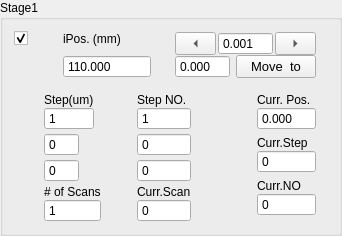
             <widget class="QGroupBox" name="stage1Group">
              <property name="sizePolicy">
               <sizepolicy hsizetype="Expanding" vsizetype="Expanding">
                <horstretch>0</horstretch>
                <verstretch>0</verstretch>
               </sizepolicy>
              </property>
              <property name="title">
               <string>Stage1</string>
              </property>
              <layout class="QFormLayout" name="formLayout_3">
               <property name="topMargin">
                <number>3</number>
               </property>
               <item row="0" column="0" colspan="2">
                <layout class="QHBoxLayout" name="horizontalLayout_2" stretch="1,3,0">
                 <property name="spacing">
                  <number>0</number>
                 </property>
                 <item>
                  <layout class="QVBoxLayout" name="verticalLayout_68">
                   <item>
                    <widget class="QCheckBox" name="activeStage1">
                     <property name="sizePolicy">
                      <sizepolicy hsizetype="Expanding" vsizetype="Fixed">
                       <horstretch>0</horstretch>
                       <verstretch>0</verstretch>
                      </sizepolicy>
                     </property>
                     <property name="toolTip">
                      <string>Active Instrument?</string>
                     </property>
                     <property name="text">
                      <string/>
                     </property>
                     <property name="checked">
                      <bool>true</bool>
                     </property>
                     <property name="mytype" stdset="0">
                      <string>checkbox</string>
                     </property>
                    </widget>
                   </item>
                   <item>
                    <widget class="LedIndicator" name="stage1Led" native="true">
                     <property name="sizePolicy">
                      <sizepolicy hsizetype="Fixed" vsizetype="Fixed">
                       <horstretch>0</horstretch>
                       <verstretch>0</verstretch>
                      </sizepolicy>
                     </property>
                     <property name="minimumSize">
                      <size>
                       <width>25</width>
                       <height>25</height>
                      </size>
                     </property>
                     <property name="maximumSize">
                      <size>
                       <width>25</width>
                       <height>25</height>
                      </size>
                     </property>
                     <property name="baseSize">
                      <size>
                       <width>0</width>
                       <height>0</height>
                      </size>
                     </property>
                     <property name="mytype" stdset="0">
                      <string>led</string>
                     </property>
                    </widget>
                   </item>
                  </layout>
                 </item>
                 <item>
                  <layout class="QVBoxLayout" name="verticalLayout_43">
                   <property name="spacing">
                    <number>0</number>
                   </property>
                   <property name="leftMargin">
                    <number>12</number>
                   </property>
                   <property name="topMargin">
                    <number>0</number>
                   </property>
                   <property name="rightMargin">
                    <number>12</number>
                   </property>
                   <item>
                    <widget class="QLabel" name="label_23">
                     <property name="sizePolicy">
                      <sizepolicy hsizetype="Expanding" vsizetype="Fixed">
                       <horstretch>0</horstretch>
                       <verstretch>0</verstretch>
                      </sizepolicy>
                     </property>
                     <property name="maximumSize">
                      <size>
                       <width>16777215</width>
                       <height>16777215</height>
                      </size>
                     </property>
                     <property name="text">
                      <string>iPos. (mm)</string>
                     </property>
                     <property name="mytype" stdset="0">
                      <string>label</string>
                     </property>
                    </widget>
                   </item>
                   <item>
                    <widget class="QDoubleSpinBox" name="iPos1">
                     <property name="sizePolicy">
                      <sizepolicy hsizetype="Expanding" vsizetype="Fixed">
                       <horstretch>0</horstretch>
                       <verstretch>0</verstretch>
                      </sizepolicy>
                     </property>
                     <property name="maximumSize">
                      <size>
                       <width>88</width>
                       <height>16777215</height>
                      </size>
                     </property>
                     <property name="buttonSymbols">
                      <enum>QAbstractSpinBox::ButtonSymbols::NoButtons</enum>
                     </property>
                     <property name="decimals">
                      <number>3</number>
                     </property>
                     <property name="maximum">
                      <double>220.000000000000000</double>
                     </property>
                     <property name="value">
                      <double>110.000000000000000</double>
                     </property>
                    </widget>
                   </item>
                  </layout>
                 </item>
                 <item>
                  <widget class="QFrame" name="stage1Manual">
                   <property name="mytype" stdset="0">
                    <string>inst_manu</string>
                   </property>
                   <layout class="QVBoxLayout" name="verticalLayout_54">
                    <property name="spacing">
                     <number>0</number>
                    </property>
                    <property name="leftMargin">
                     <number>12</number>
                    </property>
                    <property name="rightMargin">
                     <number>12</number>
                    </property>
                    <item>
                     <layout class="QHBoxLayout" name="horizontalLayout_20">
                      <property name="spacing">
                       <number>2</number>
                      </property>
                      <item>
                       <widget class="QToolButton" name="stage1JogL">
                        <property name="sizePolicy">
                         <sizepolicy hsizetype="Expanding" vsizetype="Fixed">
                          <horstretch>0</horstretch>
                          <verstretch>0</verstretch>
                         </sizepolicy>
                        </property>
                        <property name="minimumSize">
                         <size>
                          <width>0</width>
                          <height>0</height>
                         </size>
                        </property>
                        <property name="maximumSize">
                         <size>
                          <width>16777215</width>
                          <height>16777215</height>
                         </size>
                        </property>
                        <property name="text">
                         <string>...</string>
                        </property>
                        <property name="toolButtonStyle">
                         <enum>Qt::ToolButtonStyle::ToolButtonIconOnly</enum>
                        </property>
                        <property name="arrowType">
                         <enum>Qt::ArrowType::LeftArrow</enum>
                        </property>
                        <property name="mytype" stdset="0">
                         <string>arrowbutton</string>
                        </property>
                       </widget>
                      </item>
                      <item>
                       <widget class="QDoubleSpinBox" name="stage1JogStep">
                        <property name="sizePolicy">
                         <sizepolicy hsizetype="Expanding" vsizetype="Fixed">
                          <horstretch>0</horstretch>
                          <verstretch>0</verstretch>
                         </sizepolicy>
                        </property>
                        <property name="maximumSize">
                         <size>
                          <width>16777215</width>
                          <height>16777215</height>
                         </size>
                        </property>
                        <property name="buttonSymbols">
                         <enum>QAbstractSpinBox::ButtonSymbols::NoButtons</enum>
                        </property>
                        <property name="decimals">
                         <number>3</number>
                        </property>
                        <property name="minimum">
                         <double>-50.000000000000000</double>
                        </property>
                        <property name="maximum">
                         <double>210.000000000000000</double>
                        </property>
                        <property name="value">
                         <double>0.001000000000000</double>
                        </property>
                       </widget>
                      </item>
                      <item>
                       <widget class="QToolButton" name="stage1JogR">
                        <property name="sizePolicy">
                         <sizepolicy hsizetype="Expanding" vsizetype="Fixed">
                          <horstretch>0</horstretch>
                          <verstretch>0</verstretch>
                         </sizepolicy>
                        </property>
                        <property name="minimumSize">
                         <size>
                          <width>0</width>
                          <height>0</height>
                         </size>
                        </property>
                        <property name="maximumSize">
                         <size>
                          <width>16777215</width>
                          <height>16777215</height>
                         </size>
                        </property>
                        <property name="text">
                         <string>...</string>
                        </property>
                        <property name="arrowType">
                         <enum>Qt::ArrowType::RightArrow</enum>
                        </property>
                        <property name="mytype" stdset="0">
                         <string>arrowbutton</string>
                        </property>
                       </widget>
                      </item>
                     </layout>
                    </item>
                    <item>
                     <layout class="QHBoxLayout" name="horizontalLayout_7">
                      <property name="spacing">
                       <number>6</number>
                      </property>
                      <property name="leftMargin">
                       <number>0</number>
                      </property>
                      <item>
                       <widget class="QDoubleSpinBox" name="stage1SetPos">
                        <property name="sizePolicy">
                         <sizepolicy hsizetype="Expanding" vsizetype="Fixed">
                          <horstretch>0</horstretch>
                          <verstretch>0</verstretch>
                         </sizepolicy>
                        </property>
                        <property name="maximumSize">
                         <size>
                          <width>16777215</width>
                          <height>16777215</height>
                         </size>
                        </property>
                        <property name="buttonSymbols">
                         <enum>QAbstractSpinBox::ButtonSymbols::NoButtons</enum>
                        </property>
                        <property name="decimals">
                         <number>3</number>
                        </property>
                        <property name="minimum">
                         <double>-50.000000000000000</double>
                        </property>
                        <property name="maximum">
                         <double>210.000000000000000</double>
                        </property>
                       </widget>
                      </item>
                      <item>
                       <widget class="QPushButton" name="stage1MoveTo">
                        <property name="sizePolicy">
                         <sizepolicy hsizetype="Expanding" vsizetype="Fixed">
                          <horstretch>0</horstretch>
                          <verstretch>0</verstretch>
                         </sizepolicy>
                        </property>
                        <property name="maximumSize">
                         <size>
                          <width>16777215</width>
                          <height>30</height>
                         </size>
                        </property>
                        <property name="font">
                         <font>
                          <pointsize>10</pointsize>
                         </font>
                        </property>
                        <property name="text">
                         <string>Move  to</string>
                        </property>
                        <property name="mytype" stdset="0">
                         <string>clickable_button</string>
                        </property>
                       </widget>
                      </item>
                     </layout>
                    </item>
                   </layout>
                  </widget>
                 </item>
                </layout>
               </item>
               <item row="1" column="0">
                <layout class="QFormLayout" name="formLayout_2">
                 <property name="horizontalSpacing">
                  <number>36</number>
                 </property>
                 <property name="verticalSpacing">
                  <number>3</number>
                 </property>
                 <property name="leftMargin">
                  <number>30</number>
                 </property>
                 <item row="0" column="0">
                  <layout class="QVBoxLayout" name="verticalLayout_63">
                   <property name="spacing">
                    <number>0</number>
                   </property>
                   <item>
                    <widget class="QLabel" name="label_24">
                     <property name="sizePolicy">
                      <sizepolicy hsizetype="Expanding" vsizetype="Fixed">
                       <horstretch>2</horstretch>
                       <verstretch>0</verstretch>
                      </sizepolicy>
                     </property>
                     <property name="maximumSize">
                      <size>
                       <width>16777215</width>
                       <height>16777215</height>
                      </size>
                     </property>
                     <property name="text">
                      <string>Step(um)</string>
                     </property>
                     <property name="mytype" stdset="0">
                      <string>label</string>
                     </property>
                    </widget>
                   </item>
                   <item>
                    <widget class="QSpinBox" name="stage1Step1">
                     <property name="sizePolicy">
                      <sizepolicy hsizetype="Expanding" vsizetype="Fixed">
                       <horstretch>0</horstretch>
                       <verstretch>0</verstretch>
                      </sizepolicy>
                     </property>
                     <property name="maximumSize">
                      <size>
                       <width>16777215</width>
                       <height>16777215</height>
                      </size>
                     </property>
                     <property name="buttonSymbols">
                      <enum>QAbstractSpinBox::ButtonSymbols::NoButtons</enum>
                     </property>
                     <property name="minimum">
                      <number>-100</number>
                     </property>
                     <property name="value">
                      <number>1</number>
                     </property>
                    </widget>
                   </item>
                  </layout>
                 </item>
                 <item row="0" column="1">
                  <layout class="QVBoxLayout" name="verticalLayout_64">
                   <property name="spacing">
                    <number>0</number>
                   </property>
                   <item>
                    <widget class="QLabel" name="label_25">
                     <property name="sizePolicy">
                      <sizepolicy hsizetype="Expanding" vsizetype="Fixed">
                       <horstretch>1</horstretch>
                       <verstretch>0</verstretch>
                      </sizepolicy>
                     </property>
                     <property name="maximumSize">
                      <size>
                       <width>16777215</width>
                       <height>16777215</height>
                      </size>
                     </property>
                     <property name="text">
                      <string>Step NO.</string>
                     </property>
                     <property name="mytype" stdset="0">
                      <string>label</string>
                     </property>
                    </widget>
                   </item>
                   <item>
                    <widget class="QSpinBox" name="stage1Step1NO">
                     <property name="sizePolicy">
                      <sizepolicy hsizetype="Expanding" vsizetype="Fixed">
                       <horstretch>0</horstretch>
                       <verstretch>0</verstretch>
                      </sizepolicy>
                     </property>
                     <property name="maximumSize">
                      <size>
                       <width>16777215</width>
                       <height>16777215</height>
                      </size>
                     </property>
                     <property name="buttonSymbols">
                      <enum>QAbstractSpinBox::ButtonSymbols::NoButtons</enum>
                     </property>
                     <property name="maximum">
                      <number>10000</number>
                     </property>
                     <property name="value">
                      <number>1</number>
                     </property>
                     <property name="mytype" stdset="0">
                      <string>intNO</string>
                     </property>
                    </widget>
                   </item>
                  </layout>
                 </item>
                 <item row="1" column="0">
                  <widget class="QSpinBox" name="stage1Step2">
                   <property name="sizePolicy">
                    <sizepolicy hsizetype="Expanding" vsizetype="Fixed">
                     <horstretch>0</horstretch>
                     <verstretch>0</verstretch>
                    </sizepolicy>
                   </property>
                   <property name="maximumSize">
                    <size>
                     <width>16777215</width>
                     <height>16777215</height>
                    </size>
                   </property>
                   <property name="buttonSymbols">
                    <enum>QAbstractSpinBox::ButtonSymbols::NoButtons</enum>
                   </property>
                   <property name="minimum">
                    <number>-100</number>
                   </property>
                  </widget>
                 </item>
                 <item row="1" column="1">
                  <widget class="QSpinBox" name="stage1Step2NO">
                   <property name="sizePolicy">
                    <sizepolicy hsizetype="Expanding" vsizetype="Fixed">
                     <horstretch>0</horstretch>
                     <verstretch>0</verstretch>
                    </sizepolicy>
                   </property>
                   <property name="maximumSize">
                    <size>
                     <width>16777215</width>
                     <height>16777215</height>
                    </size>
                   </property>
                   <property name="buttonSymbols">
                    <enum>QAbstractSpinBox::ButtonSymbols::NoButtons</enum>
                   </property>
                   <property name="maximum">
                    <number>10000</number>
                   </property>
                   <property name="value">
                    <number>0</number>
                   </property>
                   <property name="mytype" stdset="0">
                    <string>intNO</string>
                   </property>
                  </widget>
                 </item>
                 <item row="2" column="0">
                  <widget class="QSpinBox" name="stage1Step3">
                   <property name="sizePolicy">
                    <sizepolicy hsizetype="Expanding" vsizetype="Fixed">
                     <horstretch>0</horstretch>
                     <verstretch>0</verstretch>
                    </sizepolicy>
                   </property>
                   <property name="maximumSize">
                    <size>
                     <width>16777215</width>
                     <height>16777215</height>
                    </size>
                   </property>
                   <property name="buttonSymbols">
                    <enum>QAbstractSpinBox::ButtonSymbols::NoButtons</enum>
                   </property>
                   <property name="minimum">
                    <number>-100</number>
                   </property>
                  </widget>
                 </item>
                 <item row="2" column="1">
                  <widget class="QSpinBox" name="stage1Step3NO">
                   <property name="sizePolicy">
                    <sizepolicy hsizetype="Expanding" vsizetype="Fixed">
                     <horstretch>0</horstretch>
                     <verstretch>0</verstretch>
                    </sizepolicy>
                   </property>
                   <property name="maximumSize">
                    <size>
                     <width>16777215</width>
                     <height>16777215</height>
                    </size>
                   </property>
                   <property name="buttonSymbols">
                    <enum>QAbstractSpinBox::ButtonSymbols::NoButtons</enum>
                   </property>
                   <property name="maximum">
                    <number>10000</number>
                   </property>
                   <property name="value">
                    <number>0</number>
                   </property>
                   <property name="mytype" stdset="0">
                    <string>intNO</string>
                   </property>
                  </widget>
                 </item>
                 <item row="3" column="0">
                  <layout class="QVBoxLayout" name="verticalLayout_14">
                   <property name="spacing">
                    <number>0</number>
                   </property>
                   <item>
                    <widget class="QLabel" name="label_26">
                     <property name="sizePolicy">
                      <sizepolicy hsizetype="Expanding" vsizetype="Fixed">
                       <horstretch>0</horstretch>
                       <verstretch>0</verstretch>
                      </sizepolicy>
                     </property>
                     <property name="maximumSize">
                      <size>
                       <width>16777215</width>
                       <height>16777215</height>
                      </size>
                     </property>
                     <property name="text">
                      <string># of Scans</string>
                     </property>
                     <property name="mytype" stdset="0">
                      <string>label</string>
                     </property>
                    </widget>
                   </item>
                   <item>
                    <widget class="QSpinBox" name="scanRepNO1">
                     <property name="sizePolicy">
                      <sizepolicy hsizetype="Expanding" vsizetype="Fixed">
                       <horstretch>0</horstretch>
                       <verstretch>0</verstretch>
                      </sizepolicy>
                     </property>
                     <property name="maximumSize">
                      <size>
                       <width>16777215</width>
                       <height>16777215</height>
                      </size>
                     </property>
                     <property name="buttonSymbols">
                      <enum>QAbstractSpinBox::ButtonSymbols::NoButtons</enum>
                     </property>
                     <property name="minimum">
                      <number>1</number>
                     </property>
                     <property name="mytype" stdset="0">
                      <string>intNO</string>
                     </property>
                    </widget>
                   </item>
                  </layout>
                 </item>
                 <item row="3" column="1">
                  <layout class="QVBoxLayout" name="verticalLayout_15">
                   <property name="spacing">
                    <number>0</number>
                   </property>
                   <item>
                    <widget class="QLabel" name="label_11">
                     <property name="sizePolicy">
                      <sizepolicy hsizetype="Expanding" vsizetype="Fixed">
                       <horstretch>0</horstretch>
                       <verstretch>0</verstretch>
                      </sizepolicy>
                     </property>
                     <property name="maximumSize">
                      <size>
                       <width>16777215</width>
                       <height>16777215</height>
                      </size>
                     </property>
                     <property name="text">
                      <string>Curr.Scan</string>
                     </property>
                     <property name="mytype" stdset="0">
                      <string>label</string>
                     </property>
                    </widget>
                   </item>
                   <item>
                    <widget class="QSpinBox" name="stage1CurrScan">
                     <property name="sizePolicy">
                      <sizepolicy hsizetype="Expanding" vsizetype="Fixed">
                       <horstretch>0</horstretch>
                       <verstretch>0</verstretch>
                      </sizepolicy>
                     </property>
                     <property name="maximumSize">
                      <size>
                       <width>16777215</width>
                       <height>16777215</height>
                      </size>
                     </property>
                     <property name="buttonSymbols">
                      <enum>QAbstractSpinBox::ButtonSymbols::NoButtons</enum>
                     </property>
                     <property name="mytype" stdset="0">
                      <string>intNO</string>
                     </property>
                    </widget>
                   </item>
                  </layout>
                 </item>
                </layout>
               </item>
               <item row="1" column="1">
                <layout class="QVBoxLayout" name="verticalLayout_51">
                 <property name="leftMargin">
                  <number>60</number>
                 </property>
                 <property name="rightMargin">
                  <number>12</number>
                 </property>
                 <item>
                  <layout class="QVBoxLayout" name="verticalLayout_19">
                   <property name="spacing">
                    <number>0</number>
                   </property>
                   <item>
                    <widget class="QLabel" name="label_3">
                     <property name="sizePolicy">
                      <sizepolicy hsizetype="Expanding" vsizetype="Fixed">
                       <horstretch>0</horstretch>
                       <verstretch>0</verstretch>
                      </sizepolicy>
                     </property>
                     <property name="maximumSize">
                      <size>
                       <width>16777215</width>
                       <height>16777215</height>
                      </size>
                     </property>
                     <property name="text">
                      <string>Curr. Pos.</string>
                     </property>
                     <property name="mytype" stdset="0">
                      <string>label</string>
                     </property>
                    </widget>
                   </item>
                   <item>
                    <widget class="QDoubleSpinBox" name="stage1CurrPos">
                     <property name="sizePolicy">
                      <sizepolicy hsizetype="Expanding" vsizetype="Fixed">
                       <horstretch>0</horstretch>
                       <verstretch>0</verstretch>
                      </sizepolicy>
                     </property>
                     <property name="maximumSize">
                      <size>
                       <width>66</width>
                       <height>16777215</height>
                      </size>
                     </property>
                     <property name="buttonSymbols">
                      <enum>QAbstractSpinBox::ButtonSymbols::NoButtons</enum>
                     </property>
                     <property name="decimals">
                      <number>3</number>
                     </property>
                     <property name="minimum">
                      <double>-210.000000000000000</double>
                     </property>
                     <property name="maximum">
                      <double>210.000000000000000</double>
                     </property>
                    </widget>
                   </item>
                  </layout>
                 </item>
                 <item>
                  <layout class="QVBoxLayout" name="verticalLayout_18">
                   <property name="spacing">
                    <number>0</number>
                   </property>
                   <item>
                    <widget class="QLabel" name="label_12">
                     <property name="sizePolicy">
                      <sizepolicy hsizetype="Expanding" vsizetype="Fixed">
                       <horstretch>0</horstretch>
                       <verstretch>0</verstretch>
                      </sizepolicy>
                     </property>
                     <property name="maximumSize">
                      <size>
                       <width>16777215</width>
                       <height>16777215</height>
                      </size>
                     </property>
                     <property name="text">
                      <string>Curr.Step</string>
                     </property>
                     <property name="mytype" stdset="0">
                      <string>label</string>
                     </property>
                    </widget>
                   </item>
                   <item>
                    <widget class="QSpinBox" name="stage1CurrStep">
                     <property name="sizePolicy">
                      <sizepolicy hsizetype="Expanding" vsizetype="Fixed">
                       <horstretch>0</horstretch>
                       <verstretch>0</verstretch>
                      </sizepolicy>
                     </property>
                     <property name="maximumSize">
                      <size>
                       <width>66</width>
                       <height>16777215</height>
                      </size>
                     </property>
                     <property name="buttonSymbols">
                      <enum>QAbstractSpinBox::ButtonSymbols::NoButtons</enum>
                     </property>
                     <property name="maximum">
                      <number>10000</number>
                     </property>
                     <property name="mytype" stdset="0">
                      <string>intNO</string>
                     </property>
                    </widget>
                   </item>
                  </layout>
                 </item>
                 <item>
                  <layout class="QVBoxLayout" name="verticalLayout_17">
                   <property name="spacing">
                    <number>0</number>
                   </property>
                   <item>
                    <widget class="QLabel" name="label_37">
                     <property name="sizePolicy">
                      <sizepolicy hsizetype="Expanding" vsizetype="Fixed">
                       <horstretch>0</horstretch>
                       <verstretch>0</verstretch>
                      </sizepolicy>
                     </property>
                     <property name="maximumSize">
                      <size>
                       <width>16777215</width>
                       <height>16777215</height>
                      </size>
                     </property>
                     <property name="text">
                      <string>Curr.NO</string>
                     </property>
                     <property name="mytype" stdset="0">
                      <string>label</string>
                     </property>
                    </widget>
                   </item>
                   <item>
                    <widget class="QSpinBox" name="stage1CurrStepNO">
                     <property name="sizePolicy">
                      <sizepolicy hsizetype="Expanding" vsizetype="Fixed">
                       <horstretch>0</horstretch>
                       <verstretch>0</verstretch>
                      </sizepolicy>
                     </property>
                     <property name="maximumSize">
                      <size>
                       <width>66</width>
                       <height>16777215</height>
                      </size>
                     </property>
                     <property name="buttonSymbols">
                      <enum>QAbstractSpinBox::ButtonSymbols::NoButtons</enum>
                     </property>
                     <property name="mytype" stdset="0">
                      <string>intNO</string>
                     </property>
                    </widget>
                   </item>
                  </layout>
                 </item>
                </layout>
               </item>
              </layout>
             </widget>
